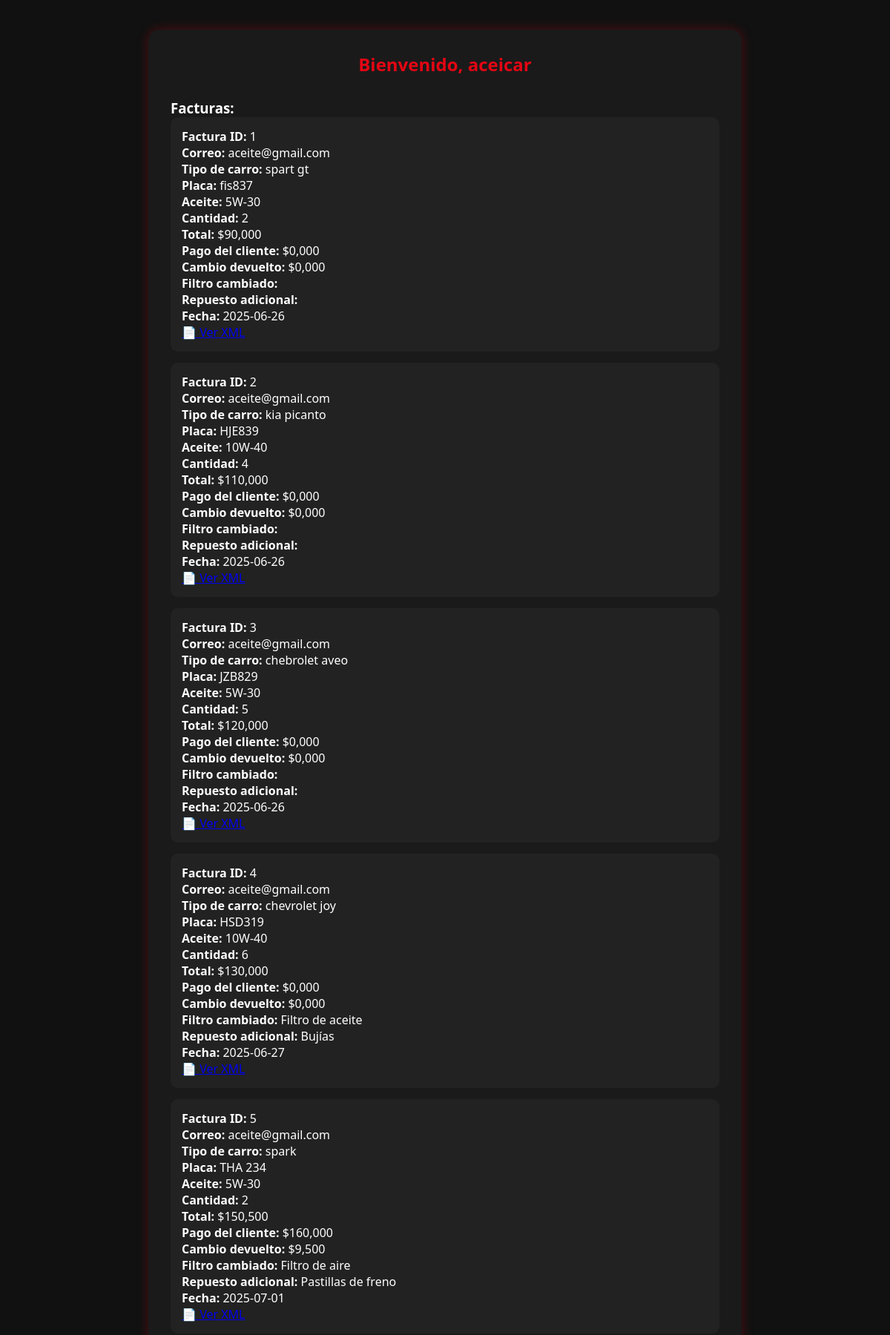
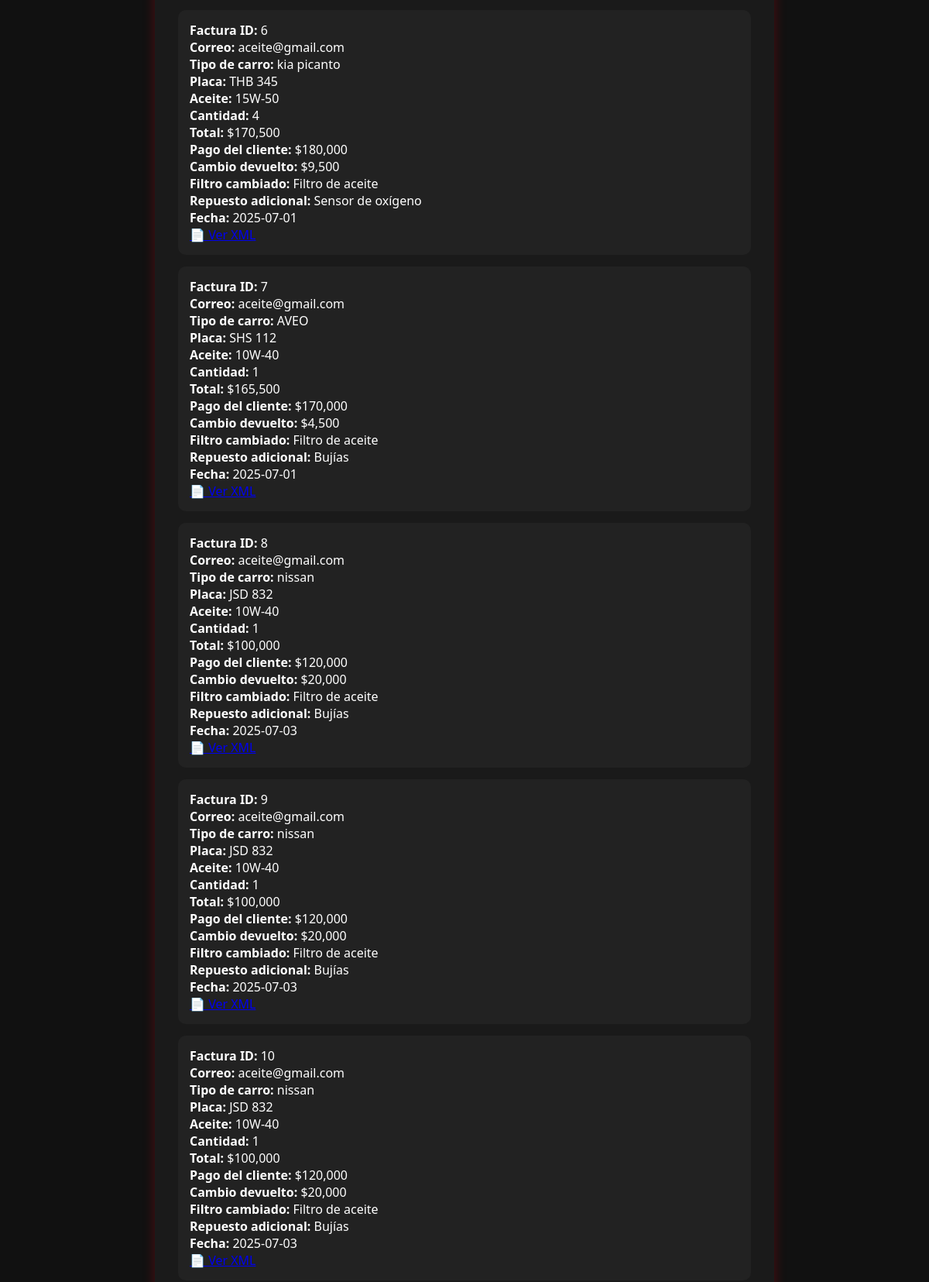
Screenshot of /facturacion/cliente.php (signed in, upper part) with the database file from the repository (2 pictures, top to bottom).
### tables this page shows
CREATE TABLE `facturas` (
  `id` int(12) NOT NULL,
  `correo` varchar(100) DEFAULT NULL,
  `tipo_carro` varchar(50) NOT NULL,
  `placa` varchar(10) NOT NULL,
  `aceite` varchar(20) NOT NULL,
  `cantidad` int(11) NOT NULL,
  `fecha` date DEFAULT NULL,
  `total` decimal(10,2) DEFAULT NULL,
  `filtro` varchar(100) NOT NULL,
  `repuesto` varchar(100) NOT NULL,
  `pago_cliente` decimal(10,2) DEFAULT NULL,
  `cambio` decimal(10,2) DEFAULT NULL,
  `metodo_pago` varchar(50) NOT NULL
);

### facturacion/cliente.php (the view, shortened to what this page needs)
<?php
$usuario = $_SESSION['usuario'];
$correo = $_SESSION['correo'] ?? '';
?>
<!DOCTYPE html>
<html lang="es">
<head>
  <link rel="stylesheet" href="estilos.css">
</head>
<body>
  <div class="panel">
    <h2>Bienvenido, <?php echo htmlspecialchars($usuario); ?></h2>
    <div class="facturas">
      <h3>Facturas:</h3>
      <?php
      include "php/conexion.php";
      $sql = "SELECT * FROM facturas WHERE correo = ?";
      $stmt = $conexion->prepare($sql);
      $stmt->bind_param("s", $correo);
      $stmt->execute();
      $result = $stmt->get_result();
      if ($result->num_rows > 0) {
        while ($factura = $result->fetch_assoc()) {
          echo "<div class='factura-item'>";
          echo "<strong>Factura ID:</strong> {$factura['id']}<br>";
          echo "<strong>Correo:</strong> {$factura['correo']}<br>";
          echo "<strong>Tipo de carro:</strong> {$factura['tipo_carro']}<br>";
          echo "<strong>Placa:</strong> {$factura['placa']}<br>";
          echo "<strong>Aceite:</strong> {$factura['aceite']}<br>";
          echo "<strong>Cantidad:</strong> {$factura['cantidad']}<br>";
          echo "<strong>Total:</strong> $" . number_format($factura['total'], 3, ',', '.') . "<br>";
          echo "<strong>Pago del cliente:</strong> $" . number_format($factura['pago_cliente'], 3, ',', '.') . "<br>";
          echo "<strong>Cambio devuelto:</strong> $" . number_format($factura['cambio'], 3, ',', '.') . "<br>";
          echo "<strong>Filtro cambiado:</strong> {$factura['filtro']}<br>";
          echo "<strong>Repuesto adicional:</strong> {$factura['repuesto']}<br>";
          echo "<strong>Fecha:</strong> {$factura['fecha']}<br>";
          echo "<a href='php/generar_xml.php?id={$factura['id']}' target='_blank'>📄 Ver XML</a>";
          echo "</div>";
        }
      } else {
        echo "<p>No tienes facturas registradas aún.</p>";
      }
      ?>
    </div>
  </div>
</body>
</html>

### facturacion/estilos.css (style rules this page uses)
* { margin: 0; padding: 0; box-sizing: border-box; }
body { font-family: 'Segoe UI', sans-serif; background-color: #111; color: #fff; }

### facturacion/cliente.php (style rules this page uses)
body { background-color: #111; color: white; font-family: 'Segoe UI', sans-serif; padding: 40px; }
.panel { max-width: 800px; margin: auto; background: #1a1a1a; padding: 30px; border-radius: 15px; box-shadow: 0 0 15px rgba(227, 6, 19, 0.3); }
h2 { color: #e30613; text-align: center; }
.facturas { margin-top: 30px; }
.factura-item { background: #222; padding: 15px; margin-bottom: 15px; border-radius: 10px; }

### rows the page displays
facturas: id "1", correo "aceite@gmail.com", tipo_carro "spart gt", placa "fis837", aceite "5W-30", cantidad "2", total "90,000", pago_cliente "0,000", cambio "0,000", fecha "2025-06-26"
facturas: id "2", correo "aceite@gmail.com", tipo_carro "kia picanto", placa "HJE839", aceite "10W-40", cantidad "4", total "110,000", pago_cliente "0,000", cambio "0,000", fecha "2025-06-26"
facturas: id "3", correo "aceite@gmail.com", tipo_carro "chebrolet aveo", placa "JZB829", aceite "5W-30", cantidad "5", total "120,000", pago_cliente "0,000", cambio "0,000", fecha "2025-06-26"
facturas: id "4", correo "aceite@gmail.com", tipo_carro "chevrolet joy", placa "HSD319", aceite "10W-40", cantidad "6", total "130,000", pago_cliente "0,000", cambio "0,000", filtro "Filtro de aceite", repuesto "Bujías", fecha "2025-06-27"
facturas: id "5", correo "aceite@gmail.com", tipo_carro "spark", placa "THA 234", aceite "5W-30", cantidad "2", total "150,500", pago_cliente "160,000", cambio "9,500", filtro "Filtro de aire", repuesto "Pastillas de freno", fecha "2025-07-01"
facturas: id "6", correo "aceite@gmail.com", tipo_carro "kia picanto", placa "THB 345", aceite "15W-50", cantidad "4", total "170,500", pago_cliente "180,000", cambio "9,500", filtro "Filtro de aceite", repuesto "Sensor de oxígeno", fecha "2025-07-01"
facturas: id "7", correo "aceite@gmail.com", tipo_carro "AVEO", placa "SHS 112", aceite "10W-40", cantidad "1", total "165,500", pago_cliente "170,000", cambio "4,500", filtro "Filtro de aceite", repuesto "Bujías", fecha "2025-07-01"
facturas: id "8", correo "aceite@gmail.com", tipo_carro "nissan", placa "JSD 832", aceite "10W-40", cantidad "1", total "100,000", pago_cliente "120,000", cambio "20,000", filtro "Filtro de aceite", repuesto "Bujías", fecha "2025-07-03"
facturas: id "9", correo "aceite@gmail.com", tipo_carro "nissan", placa "JSD 832", aceite "10W-40", cantidad "1", total "100,000", pago_cliente "120,000", cambio "20,000", filtro "Filtro de aceite", repuesto "Bujías", fecha "2025-07-03"
facturas: id "10", correo "aceite@gmail.com", tipo_carro "nissan", placa "JSD 832", aceite "10W-40", cantidad "1", total "100,000", pago_cliente "120,000", cambio "20,000", filtro "Filtro de aceite", repuesto "Bujías", fecha "2025-07-03"

### other values shown
$usuario "aceicar"
